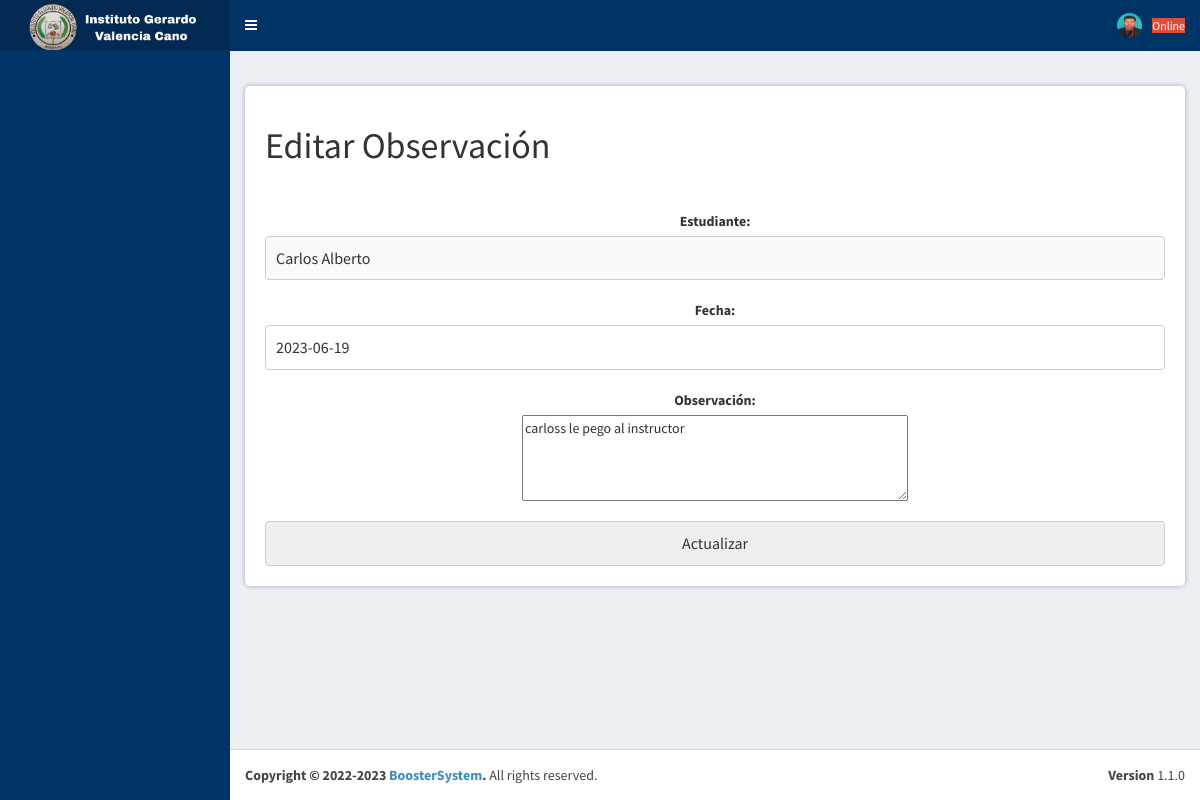
/gestionAcademica/views/editar_observacion.php?id=2 (signed in), run on the app's committed database.
### tables this page shows
CREATE TABLE `estudiante` (
  `idEstudiante` int(11) NOT NULL AUTO_INCREMENT,
  `tipoDocumentoEstudiante` enum('CC','CE') NOT NULL DEFAULT 'CC',
  `documentoEstudiante` varchar(20) NOT NULL,
  `nombresEstudiante` varchar(100) NOT NULL,
  `apellidosEstudiante` varchar(100) NOT NULL,
  `telefonoEstudiante` varchar(20) NOT NULL,
  `correoEstudiante` varchar(120) NOT NULL,
  `passwordEstudiante` varchar(120) NOT NULL,
  `estadoEstudiante` varchar(45) NOT NULL,
  `observadorAcademico_idobservadorAcademico` int(11) DEFAULT NULL,
  `usuarios_idUsuario` int(11) NOT NULL,
  PRIMARY KEY (`idEstudiante`),
  KEY `usuarios_idUsuario` (`usuarios_idUsuario`),
  CONSTRAINT `estudiante_ibfk_1` FOREIGN KEY (`usuarios_idUsuario`) REFERENCES `usuarios` (`idUsuario`) ON DELETE CASCADE
);

CREATE TABLE `observadoracademico` (
  `idobservadorAcademico` int(11) NOT NULL AUTO_INCREMENT,
  `descripcion` varchar(500) NOT NULL,
  `fecha` date NOT NULL,
  `estudiante_idEstudiante` int(11) NOT NULL,
  PRIMARY KEY (`idobservadorAcademico`),
  KEY `estudiante_idEstudiante` (`estudiante_idEstudiante`),
  CONSTRAINT `observadoracademico_ibfk_1` FOREIGN KEY (`estudiante_idEstudiante`) REFERENCES `estudiante` (`idEstudiante`) ON DELETE CASCADE
);

### gestionAcademica/views/editar_observacion.php (the view, shortened to what this page needs)
<?php
include('../includes/conexion.php');
if (isset($_GET['id'])) {
    $idObservacion = $_GET['id'];
    $consultaObservacion = "SELECT * FROM observadoracademico WHERE idobservadorAcademico = $idObservacion";
    $resultadoObservacion = mysqli_query($conexion, $consultaObservacion);
    if ($resultadoObservacion && mysqli_num_rows($resultadoObservacion) > 0) {
        $filaObservacion = mysqli_fetch_assoc($resultadoObservacion);
        $descripcion = $filaObservacion['descripcion'];
        $fecha = $filaObservacion['fecha'];
        $idEstudiante = $filaObservacion['estudiante_idEstudiante'];
        $consultaEstudiante = "SELECT nombresEstudiante, apellidosEstudiante FROM estudiante WHERE idEstudiante = $idEstudiante";
        $resultadoEstudiante = mysqli_query($conexion, $consultaEstudiante);
        $nombreEstudiante = '';
        if ($resultadoEstudiante && mysqli_num_rows($resultadoEstudiante) > 0) {
            $filaEstudiante = mysqli_fetch_assoc($resultadoEstudiante);
            $nombreEstudiante = $filaEstudiante['nombresEstudiante'] . ' ' . $filaEstudiante['apellidosEstudiante'];
        }
        ?>
<!DOCTYPE html>
<html>
<head>
  <link rel="stylesheet" href="../../Layout/css/bootstrap.min.css">
  <link rel="stylesheet" href="../../Layout/css/font-awesome.css">
  <link rel="stylesheet" href="../../Layout/css/AdminLTE.min.css">
  <link rel="stylesheet" href="../css/stilos.css">
     <link rel="stylesheet" href="../../Layout/css/_all-skins.min.css">
   </head>
   <body class="hold-transition skin-blue sidebar-mini">
    <div class="wrapper">
    <?php include_once '../../templates/cabecera.php'; ?>
    <?php include_once '../../templates/menu.php'; ?>
      <div class="content-wrapper">
        <section class="content">
            <section class="estilo">
        <h1>Editar Observación</h1>
        <form action="../includes/actualizar_observacion.php" method="POST">
            <label for="estudiante">Estudiante:</label>
            <input type="text" name="estudiante" value="<?php echo $nombreEstudiante; ?>" disabled>
            <br>
            <label for="fecha">Fecha:</label>
            <input type="text" name="fecha" value="<?php echo $fecha; ?>">
            <br>
            <label for="observacion">Observación:</label>
            <textarea name="observacion" rows="4" cols="50"><?php echo $descripcion; ?></textarea>
            <br>
            <input type="submit" value="Actualizar">
        </form>
        </section>
  </section>
</div>
<?php include_once '../../templates/pie.php'; ?>
</body>
</html>
        <?php
    } else {
        echo "No se encontró la observación.";
    }
} else {
    echo "ID de observación no especificado.";
}
?>

### gestionAcademica/css/stilos.css (style rules this page uses)
.estilo { margin: 20px 0; padding: 20px; background-color: #fff; border-radius: 5px; box-shadow: 0px 0px 5px rgba(0, 0, 0, 0.3); overflow-x: auto; }
form { margin-top: 5%; display: flex; flex-direction: column; align-items: center; }
label { margin-bottom: 5px; }
input, select { padding: 10px; border: 1px solid #ccc; border-radius: 4px; font-size: 16px; width: 100%; }

### data on the page
estudiante: estudiante "Carlos Alberto"
observadoracademico: fecha "2023-06-19", observacion "carloss le pego al instructor"
